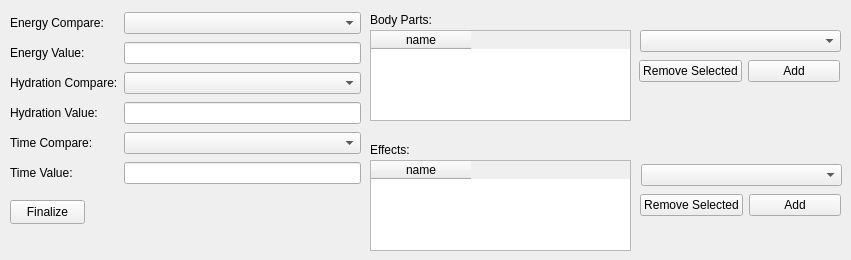
        <widget class="QWidget" name="tab_13">
         <attribute name="title">
          <string>HealthEffect</string>
         </attribute>
         <widget class="QTableWidget" name="tb_hebp">
          <property name="geometry">
           <rect>
            <x>370</x>
            <y>30</y>
            <width>261</width>
            <height>91</height>
           </rect>
          </property>
          <property name="selectionBehavior">
           <enum>QAbstractItemView::SelectRows</enum>
          </property>
          <column>
           <property name="text">
            <string>name</string>
           </property>
          </column>
         </widget>
         <widget class="QLabel" name="label_35">
          <property name="geometry">
           <rect>
            <x>370</x>
            <y>10</y>
            <width>101</width>
            <height>20</height>
           </rect>
          </property>
          <property name="text">
           <string>Body Parts:</string>
          </property>
         </widget>
         <widget class="QTableWidget" name="tb_heef">
          <property name="geometry">
           <rect>
            <x>370</x>
            <y>160</y>
            <width>261</width>
            <height>91</height>
           </rect>
          </property>
          <property name="selectionBehavior">
           <enum>QAbstractItemView::SelectRows</enum>
          </property>
          <column>
           <property name="text">
            <string>name</string>
           </property>
          </column>
         </widget>
         <widget class="QLabel" name="label_36">
          <property name="geometry">
           <rect>
            <x>370</x>
            <y>140</y>
            <width>101</width>
            <height>20</height>
           </rect>
          </property>
          <property name="text">
           <string>Effects:</string>
          </property>
         </widget>
         <widget class="QWidget" name="horizontalLayoutWidget_19">
          <property name="geometry">
           <rect>
            <x>639</x>
            <y>56</y>
            <width>201</width>
            <height>31</height>
           </rect>
          </property>
          <layout class="QHBoxLayout" name="grid_addremove_20">
           <item>
            <widget class="QPushButton" name="pb_rem_hebp">
             <property name="text">
              <string>Remove Selected</string>
             </property>
            </widget>
           </item>
           <item>
            <widget class="QPushButton" name="pb_add_hebp">
             <property name="text">
              <string>Add</string>
             </property>
            </widget>
           </item>
          </layout>
         </widget>
         <widget class="QComboBox" name="box_hebp">
          <property name="geometry">
           <rect>
            <x>640</x>
            <y>30</y>
            <width>201</width>
            <height>22</height>
           </rect>
          </property>
         </widget>
         <widget class="QComboBox" name="box_heef">
          <property name="geometry">
           <rect>
            <x>641</x>
            <y>164</y>
            <width>201</width>
            <height>22</height>
           </rect>
          </property>
         </widget>
         <widget class="QWidget" name="horizontalLayoutWidget_20">
          <property name="geometry">
           <rect>
            <x>640</x>
            <y>190</y>
            <width>201</width>
            <height>31</height>
           </rect>
          </property>
          <layout class="QHBoxLayout" name="grid_addremove_22">
           <item>
            <widget class="QPushButton" name="pb_rem_heef">
             <property name="text">
              <string>Remove Selected</string>
             </property>
            </widget>
           </item>
           <item>
            <widget class="QPushButton" name="pb_add_heef">
             <property name="text">
              <string>Add</string>
             </property>
            </widget>
           </item>
          </layout>
         </widget>
         <widget class="QWidget" name="gridLayoutWidget_9">
          <property name="geometry">
           <rect>
            <x>10</x>
            <y>10</y>
            <width>351</width>
            <height>181</height>
           </rect>
          </property>
          <layout class="QGridLayout" name="gridLayout_6">
           <item row="0" column="1">
            <widget class="QComboBox" name="box_encomp_he"/>
           </item>
           <item row="7" column="1">
            <widget class="QLineEdit" name="fld_timeval_he"/>
           </item>
           <item row="3" column="1">
            <widget class="QLineEdit" name="fld_hydval_he"/>
           </item>
           <item row="1" column="1">
            <widget class="QLineEdit" name="fld_enval_he"/>
           </item>
           <item row="2" column="1">
            <widget class="QComboBox" name="box_hydcomp_he"/>
           </item>
           <item row="4" column="1">
            <widget class="QComboBox" name="box_timecomp_he"/>
           </item>
           <item row="0" column="0">
            <widget class="QLabel" name="label_64">
             <property name="text">
              <string>Energy Compare:</string>
             </property>
            </widget>
           </item>
           <item row="1" column="0">
            <widget class="QLabel" name="label_65">
             <property name="text">
              <string>Energy Value:</string>
             </property>
            </widget>
           </item>
           <item row="2" column="0">
            <widget class="QLabel" name="label_66">
             <property name="text">
              <string>Hydration Compare:</string>
             </property>
            </widget>
           </item>
           <item row="3" column="0">
            <widget class="QLabel" name="label_67">
             <property name="text">
              <string>Hydration Value:</string>
             </property>
            </widget>
           </item>
           <item row="4" column="0">
            <widget class="QLabel" name="label_68">
             <property name="text">
              <string>Time Compare:</string>
             </property>
            </widget>
           </item>
           <item row="7" column="0">
            <widget class="QLabel" name="label_69">
             <property name="text">
              <string>Time Value:</string>
             </property>
            </widget>
           </item>
          </layout>
         </widget>
         <widget class="QPushButton" name="pb_finalize_he">
          <property name="geometry">
           <rect>
            <x>10</x>
            <y>200</y>
            <width>75</width>
            <height>24</height>
           </rect>
          </property>
          <property name="text">
           <string>Finalize</string>
          </property>
         </widget>
        </widget>
